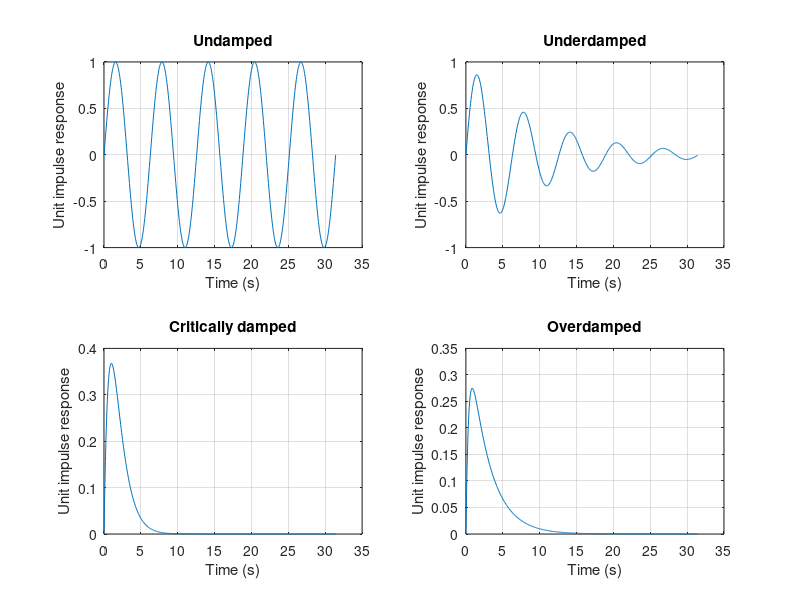

The MATLAB script that drew this image:
% Julien Meaud
% ME 4189 Structural vibrations
% Problem 4.17: unit impulse response

close all
clear all

k=1;
m=1;

omega_n=sqrt(k/m);

Tn=2*pi./omega_n;
t=[0:0.01:5]*Tn;



%undamped case ------------------------------------------------------------
x=1./(m*omega_n)*sin(omega_n*t);

subplot(2,2,1)
plot(t,x)
xlabel('Time (s)');ylabel('Unit impulse response');
title('Undamped')
grid on

%underdamped case ---------------------------------------------------------
xi=0.1;
omega_d=omega_n*sqrt(1-xi^2);
x=1./(m*omega_d)*sin(omega_d*t).*exp(-xi*omega_n*t);

subplot(2,2,2)
plot(t,x)
xlabel('Time (s)');ylabel('Unit impulse response')
title('Underdamped')
grid on

%critically damped case ---------------------------------------------------------
x=t./(m).*exp(-omega_n*t);
subplot(2,2,3)
plot(t,x)
xlabel('Time (s)');ylabel('Unit impulse response')
title('Critically damped')
grid on

%overdamped case ---------------------------------------------------------
xi=1.5;
x=1./(2*m*omega_n*sqrt(xi^2-1)).*exp(-xi*omega_n*t).*(exp(sqrt(xi^2-1)*omega_n*t)-exp(-sqrt(xi^2-1)*omega_n*t));
subplot(2,2,4)
plot(t,x)
xlabel('Time (s)');ylabel('Unit impulse response')
grid on
title('Overdamped')

